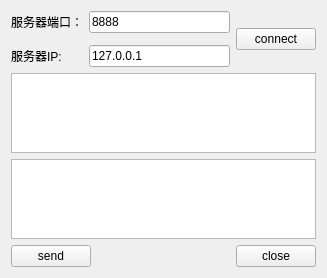
<?xml version="1.0" encoding="UTF-8"?>
<ui version="4.0">
 <class>ClientWidget</class>
 <widget class="QWidget" name="ClientWidget">
  <property name="geometry">
   <rect>
    <x>0</x>
    <y>0</y>
    <width>327</width>
    <height>278</height>
   </rect>
  </property>
  <property name="windowTitle">
   <string>SimpleChat Client</string>
  </property>
  <property name="windowIcon">
   <iconset resource="../simplechat.qrc">
    <normaloff>:/images/client-icon.png</normaloff>:/images/client-icon.png</iconset>
  </property>
  <layout class="QGridLayout" name="gridLayout">
   <item row="0" column="0">
    <widget class="QLabel" name="label">
     <property name="text">
      <string>服务器端口：</string>
     </property>
    </widget>
   </item>
   <item row="0" column="1">
    <widget class="QLineEdit" name="lineEditPort">
     <property name="text">
      <string>8888</string>
     </property>
    </widget>
   </item>
   <item row="2" column="1">
    <widget class="QLineEdit" name="lineEditIP">
     <property name="text">
      <string>127.0.0.1</string>
     </property>
    </widget>
   </item>
   <item row="4" column="0" colspan="3">
    <widget class="QTextEdit" name="textEditReceive">
     <property name="readOnly">
      <bool>true</bool>
     </property>
    </widget>
   </item>
   <item row="5" column="0" colspan="3">
    <widget class="QTextEdit" name="textEditSend"/>
   </item>
   <item row="6" column="0" colspan="3">
    <layout class="QHBoxLayout" name="horizontalLayout">
     <item>
      <widget class="QPushButton" name="buttonSend">
       <property name="text">
        <string>send</string>
       </property>
      </widget>
     </item>
     <item>
      <spacer name="horizontalSpacer">
       <property name="orientation">
        <enum>Qt::Horizontal</enum>
       </property>
       <property name="sizeHint" stdset="0">
        <size>
         <width>289</width>
         <height>20</height>
        </size>
       </property>
      </spacer>
     </item>
     <item>
      <widget class="QPushButton" name="buttonClose">
       <property name="text">
        <string>close</string>
       </property>
      </widget>
     </item>
    </layout>
   </item>
   <item row="2" column="0">
    <widget class="QLabel" name="label_2">
     <property name="text">
      <string>服务器IP:</string>
     </property>
    </widget>
   </item>
   <item row="0" column="2" rowspan="3">
    <widget class="QPushButton" name="buttonConnect">
     <property name="text">
      <string>connect</string>
     </property>
    </widget>
   </item>
  </layout>
 </widget>
 <resources>
  <include location="../simplechat.qrc"/>
 </resources>
 <connections/>
</ui>
